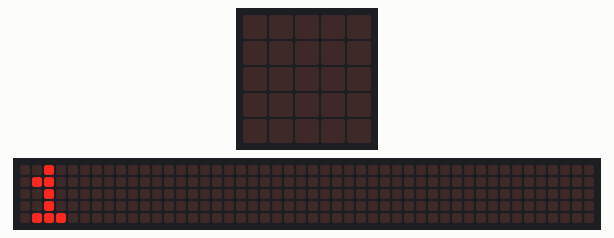
Recording of a program running on a simulated BBC micro:bit running MicroPython. On the bench: the board's 5×5 LED display, a strip that is not on the board, showing the scrolling text unrolled. The 48×5 strip is a reading aid, not a part: it shows the text the display is scrolling, unrolled, one strip-width of it at a time.

Above: at 0.07 s.
At 0.97 s:
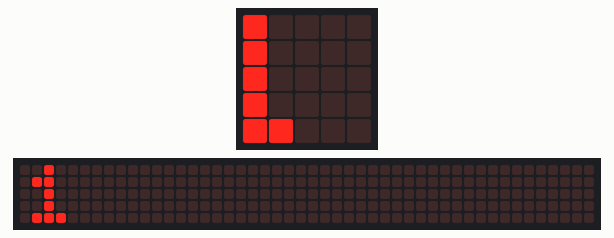
At 1.87 s:
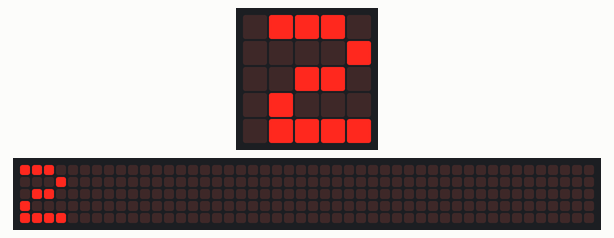
At 3.82 s:
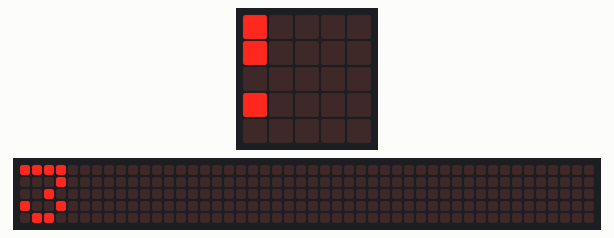
At 5.77 s:
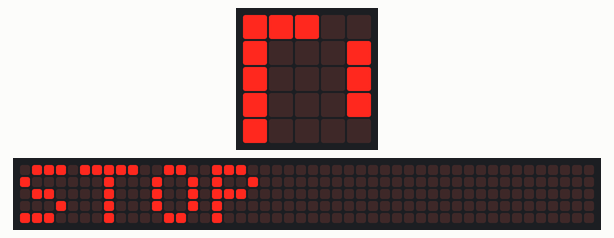
At 7.72 s:
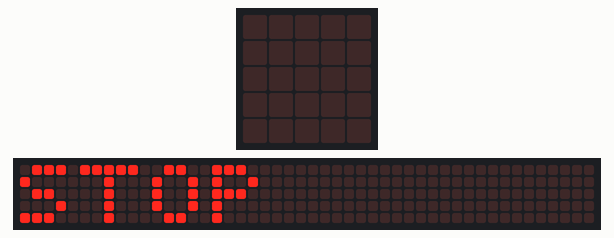

Measured:
- by itself, everything shown: repeats every 7.8 s, in 52 steps

The program:

intro_1.py
```python
# Add your Python code here. E.g.
from microbit import *

bilder = [Image.DUCK, Image.ANGRY]
zahlen = ["1","2","3"]

while True:
    for z in zahlen:
        display.scroll(z)
    display.scroll("STOP")
```
